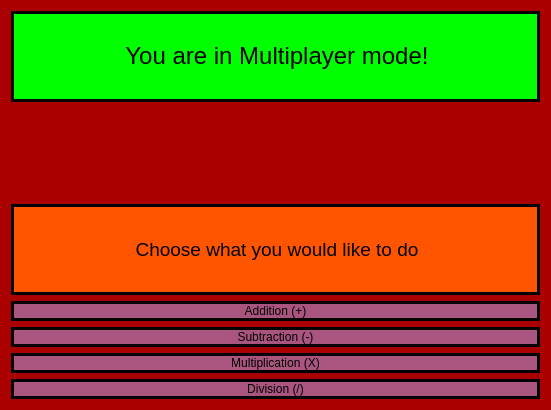
<?xml version="1.0" encoding="UTF-8"?>
<ui version="4.0">
 <class>g2_multichoose</class>
 <widget class="QDialog" name="g2_multichoose">
  <property name="geometry">
   <rect>
    <x>0</x>
    <y>0</y>
    <width>551</width>
    <height>410</height>
   </rect>
  </property>
  <property name="windowTitle">
   <string>Dialog</string>
  </property>
  <property name="styleSheet">
   <string notr="true">background-color: rgb(170, 0, 0);</string>
  </property>
  <layout class="QGridLayout" name="gridLayout">
   <item row="0" column="0">
    <widget class="QLabel" name="label_2">
     <property name="styleSheet">
      <string notr="true">font: 12pt &quot;Comic Sans MS&quot;;
border: 3px solid black;
background-color: rgb(0, 255, 0);
qproperty-alignment: AlignCenter;</string>
     </property>
     <property name="text">
      <string>&lt;html&gt;&lt;head/&gt;&lt;body&gt;&lt;p align=&quot;center&quot;&gt;&lt;span style=&quot; font-size:18pt;&quot;&gt;You are in Multiplayer mode!&lt;/span&gt;&lt;/p&gt;&lt;/body&gt;&lt;/html&gt;</string>
     </property>
    </widget>
   </item>
   <item row="2" column="0">
    <widget class="QLabel" name="label">
     <property name="styleSheet">
      <string notr="true">font: 9pt &quot;Comic Sans MS&quot;;
border: 3px solid black;
background-color: rgb(255, 85, 0);</string>
     </property>
     <property name="text">
      <string>&lt;html&gt;&lt;head/&gt;&lt;body&gt;&lt;p align=&quot;center&quot;&gt;&lt;span style=&quot; font-size:14pt; color:#000000;&quot;&gt;Choose what you would like to do&lt;/span&gt;&lt;/p&gt;&lt;/body&gt;&lt;/html&gt;</string>
     </property>
    </widget>
   </item>
   <item row="4" column="0">
    <widget class="QPushButton" name="pushButton_2">
     <property name="styleSheet">
      <string notr="true">background-color: rgb(170, 85, 127);
font: 75 12pt &quot;Comic Sans MS&quot;;
border: 3px solid black;</string>
     </property>
     <property name="text">
      <string>Subtraction (-)</string>
     </property>
    </widget>
   </item>
   <item row="3" column="0">
    <widget class="QPushButton" name="pushButton">
     <property name="styleSheet">
      <string notr="true">background-color: rgb(170, 85, 127);
font: 75 12pt &quot;Comic Sans MS&quot;;
border: 3px solid black;</string>
     </property>
     <property name="text">
      <string>Addition (+)</string>
     </property>
    </widget>
   </item>
   <item row="5" column="0">
    <widget class="QPushButton" name="pushButton_3">
     <property name="styleSheet">
      <string notr="true">background-color: rgb(170, 85, 127);
font: 75 12pt &quot;Comic Sans MS&quot;;
border: 3px solid black;</string>
     </property>
     <property name="text">
      <string>Multiplication (X)</string>
     </property>
    </widget>
   </item>
   <item row="6" column="0">
    <widget class="QPushButton" name="pushButton_4">
     <property name="styleSheet">
      <string notr="true">background-color: rgb(170, 85, 127);
font: 75 12pt &quot;Comic Sans MS&quot;;
border: 3px solid black;</string>
     </property>
     <property name="text">
      <string>Division (/)</string>
     </property>
    </widget>
   </item>
   <item row="1" column="0">
    <widget class="QLabel" name="label_3">
     <property name="styleSheet">
      <string notr="true">qproperty-alignment: AlignCenter;</string>
     </property>
     <property name="text">
      <string/>
     </property>
    </widget>
   </item>
  </layout>
 </widget>
 <resources/>
 <connections/>
</ui>
